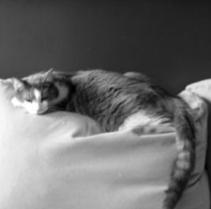
#> input picture scripts/cat_louie.jpg, 211 x 209 px
$ jupyter execute natural-image-stats.ipynb   (shell and % lines are left out)   (older library calls are emulated)
#> lines starting #> are read from the running program, lines starting #| are printed output that depends on the picture
[cell 1]
import numpy as np
import skimage.io as skio
import skimage.transform as skit

import matplotlib.pyplot as plt

[cell 2]
def px_neighbors(img, dist=1, n_pairs=-1):
    indices = np.arange(img.size)
    np.random.shuffle(indices)
    if n_pairs > 0:
        indices = indices[:n_pairs]
    x1, x2 = [], []
    for idx in indices:
        row, col = np.unravel_index(idx, img.shape)
        if row + dist < img.shape[0]:
            x1.append(img[row, col])
            x2.append(img[row + dist, col])
        if col + dist < img.shape[1]:
            x1.append(img[row, col])
            x2.append(img[row, col + dist])
    return x1, x2

[cell 3]
images = [
    'cat_louie.jpg',
    'anteater.jpg'
]

# Choose 1000 random pixels:

[cell 4]
fig, axes = plt.subplots(nrows=len(images), ncols=2, figsize=(10, 3 * len(images)))
for imgfile, ax in zip(images, axes):
    img = skio.imread(imgfile, as_grey=True)
#> img is the input picture: shape (209, 211); min 0, max 255, mean 109.1
    ax[0].imshow(img, cmap='gray')
    ax[0].axis('off')
    for dist, gray in zip([3, 2, 1], [0, 0.25, 0.75]):
        ax[1].scatter(*px_neighbors(img, dist=dist, n_pairs=1000),
                      alpha=0.5, s=20,
                      c=(gray, gray, gray),
                      label='%d px dist' % dist)
        ax[1].axis('square')
    ax[1].set_xticks([])
    ax[1].set_yticks([])
    ax[1].legend(bbox_to_anchor=(1, 0.7))
    ax[1].set_xlabel('Pixel 1 intensity')
    ax[1].set_ylabel('Pixel 2 intensity')
fig.tight_layout()
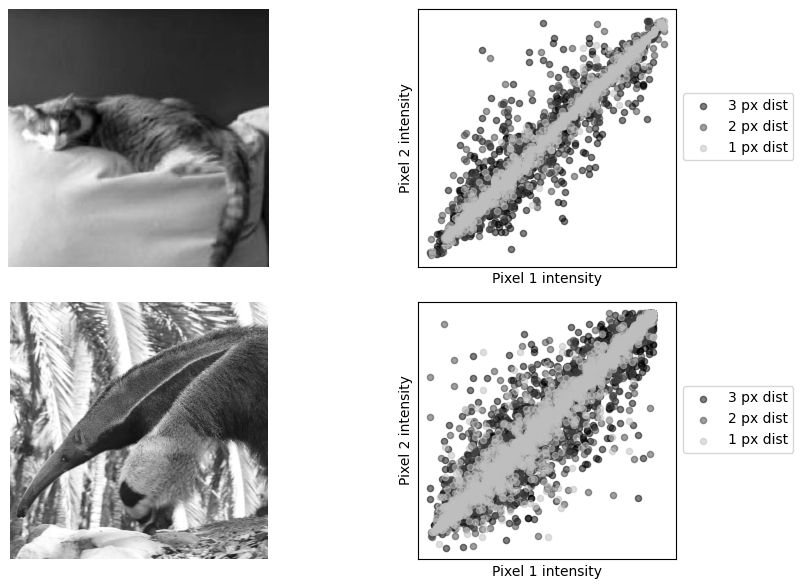
#> figure drawn by matplotlib, 4 panels
